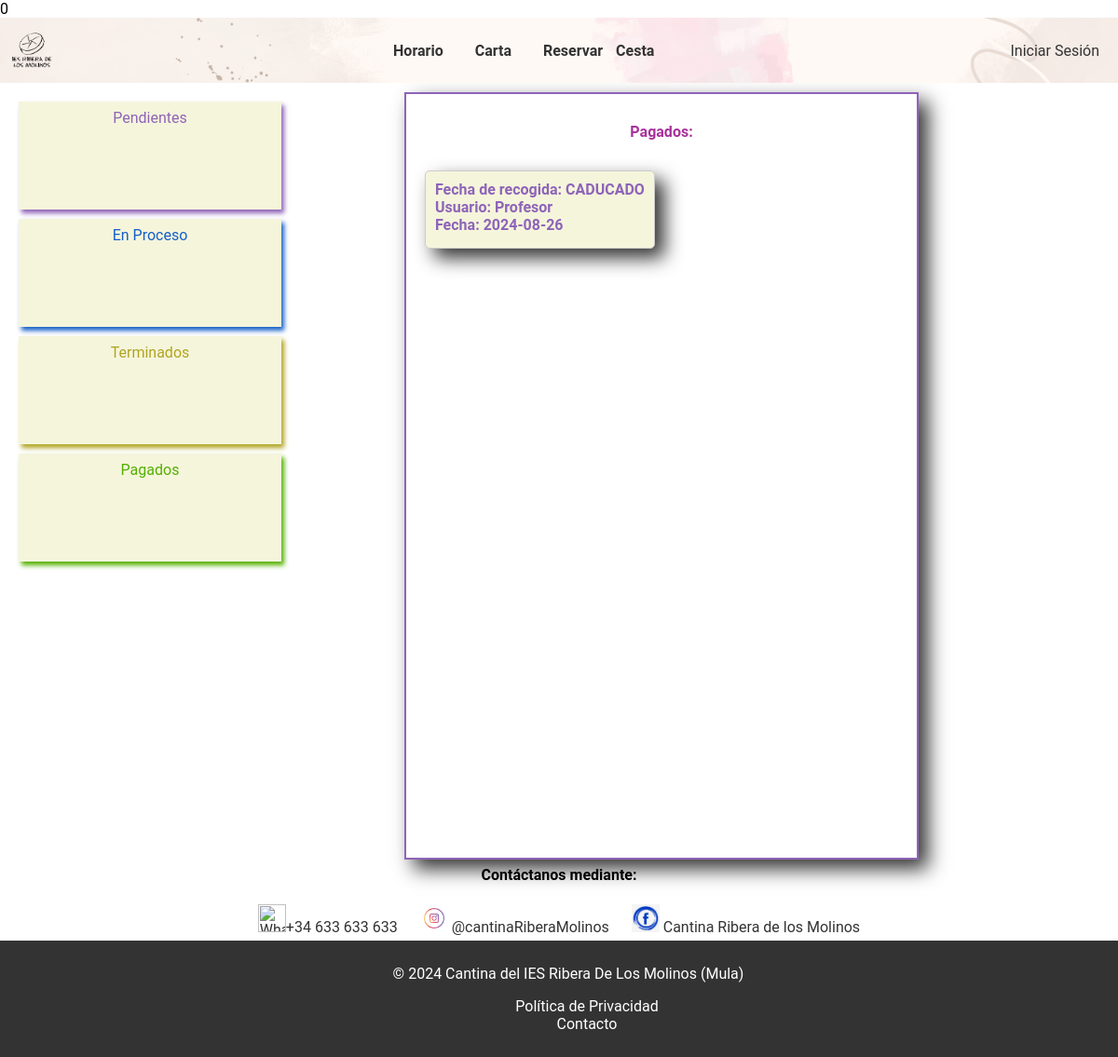
/TFG/trabajador/Pedidos/pagados.php, run on the app's committed database.
### tables this page shows
CREATE TABLE `pedido` (
  `idPedido` int(11) NOT NULL,
  `idUsuario` int(11) NOT NULL,
  `fecha` date NOT NULL,
  `hora` time NOT NULL,
  `fechaRecogida` date DEFAULT NULL,
  `pagado` tinyint(1) NOT NULL,
  `realizado` tinyint(1) NOT NULL,
  `precioPedido` decimal(10,2) NOT NULL,
  `finalizado` tinyint(1) DEFAULT NULL,
  `horaRecogida` varchar(50) DEFAULT NULL,
  `siendoRealizado` tinyint(1) DEFAULT NULL
);

CREATE TABLE `usuario` (
  `idUsuario` int(11) NOT NULL,
  `nombre` varchar(200) NOT NULL,
  `apellidos` varchar(200) NOT NULL,
  `correo` varchar(200) NOT NULL,
  `contrasena` varchar(64) NOT NULL,
  `telefono` int(11) NOT NULL,
  `tipo` varchar(10) NOT NULL
);

### TFG/db/bd.inc.php (called while the page is built, shortened)
<?php
function conectar() {
    try {
        $host = "localhost";
        $basedatos = "tfg";
        $usuario = "root";
        $password = "";
        return new PDO("mysql:host=$host;dbname=$basedatos", $usuario, $password);
    } catch (PDOException $e) {
        echo $e->getMessage();
    }
}
function obtenerNombreUsuario($idUsuario) {
    $conexion = conectar();
    $sql = $conexion->prepare("SELECT nombre FROM usuario WHERE idUsuario=:idUsuario");
    $sql->bindParam(':idUsuario', $idUsuario);
    $sql->execute();
    $sql->setFetchMode(PDO::FETCH_ASSOC);
    $resultado = $sql->fetch();
    return $resultado['nombre'];
}
function obtenerPedido($idPedido) {
    $conexion = conectar();
    $sql = $conexion->prepare("SELECT * FROM `pedido` WHERE `idPedido`=:idPedido");
    $sql->bindParam(':idPedido', $idPedido);
    $sql->execute();
    $sql->setFetchMode(PDO::FETCH_ASSOC);
    return $sql->fetch();
}
function obtenerIdsPedidoPagado() {
    $conexion = conectar();
    $sql = $conexion->prepare("SELECT idPedido FROM pedido WHERE pagado = 1");
    $sql->execute();
    $sql->setFetchMode(PDO::FETCH_ASSOC);
    return $sql->fetchAll(PDO::FETCH_COLUMN);
}

### TFG/trabajador/Pedidos/pagados.php (the view, shortened to what this page needs)
<link rel="stylesheet" href="/TFG-MAIN/TFG/CSS/pedidos.css">
0<link rel="stylesheet" href="/TFG-MAIN/TFG/CSS/footer.css">
<link rel="stylesheet" href="/TFG-MAIN/TFG/CSS/header.css">
<?php
include("../../includes/header.php");
include '../../db/bd.inc.php';
echo '<div class="contenedor">';
echo '<div class="menu-vertical">';
echo '<a href="/TFG-MAIN/TFG/trabajador/pedidos/pendientes.php" class="boxP">Pendientes</a>';
echo '<a href="/TFG-MAIN/TFG/trabajador/pedidos/proceso.php" class="boxEP">En Proceso</a>';
echo '<a href="/TFG-MAIN/TFG/trabajador/pedidos/terminados.php" class="boxT">Terminados</a>';
echo '<a href="/TFG-MAIN/TFG/trabajador/pedidos/pagados.php" class="boxPG">Pagados</a>';
echo '</div>';
echo "<div class='contenedor-principal'>";
echo  "<div class='izquierda'>";
echo "<h4 class='dentroCards'>Pagados:</h4>";
$pedidos = obtenerIdsPedidoPagado();
foreach ($pedidos as $idPedido) {
    $detallesPedido = obtenerPedido($idPedido);
    echo "<div class='allPedido' id='pedido-$idPedido'>";
    echo "<div class='card'>";
    echo "<div class='pedido' onclick='toggleDetalles($idPedido)'>";
    $nombreUsuario = obtenerNombreUsuario($detallesPedido["idUsuario"]);
$fechaRecogida = new DateTime($detallesPedido["fechaRecogida"]);
$fechaActual = new DateTime();
$fechaActual->setTime(0, 0, 0);
if ($fechaRecogida == $fechaActual) {
    $mensajeRecogida = "HOY";
} elseif ($fechaRecogida == $fechaActual->modify('+1 day')) {
    $mensajeRecogida = "Mañana";
} elseif ($fechaRecogida < $fechaActual) {
    $mensajeRecogida = "CADUCADO";
} else {
    $mensajeRecogida = $fechaRecogida->format('d/m/Y');
}
    echo "Fecha de recogida: " . $mensajeRecogida . "<br>";
    echo "Usuario: " . $nombreUsuario . "<br>";
    echo "Fecha: " . $detallesPedido["fecha"] . "<br>";
    echo "</div>";
    echo "</div>";
    echo "</div>";
}
echo "</div>";
echo "</div>";
echo "</div>";
include("../../includes/footer.php");
?>

### TFG/CSS/pedidos.css (style rules this page uses)
.boxP, .boxEP, .boxT, .boxPG { display: flex; justify-content: center; align-items: center; width: 250px; height: 100px; background-color: beige; text-align: center; text-decoration: none; margin: 10px; box-shadow: 3px 4px 5px; border: none; transition: transform 0.3s, box-shadow 0.3s; }
.boxP { color: #8e64b8; }
.boxEP { color: #145fc8; }
.boxT { color: #b0a420; }
.boxPG { color: #55b000; }
.allPedido { font-family: 'Roboto', sans-serif; }
.contenedor-principal { width: 98%; gap: 10px; justify-content: center; padding: 10px; height: 100vh; display: flex; flex-wrap: wrap; }
.izquierda, .derecha { float: left; border: solid 2px #8e64b8; padding: 10px; overflow-y: auto; height: 100%; box-shadow: 10px 10px 20px #333; }
.izquierda { width: 55%; }
.dentroCards { font-family: 'Roboto', sans-serif; text-align: center; color: #a8329b; }
.card { border: 1px solid #ccc; border-radius: 5px; padding: 10px; background-color: beige; color: #8e64b8; box-shadow: 10px 10px 20px #333; margin: 10px; float: left; display: flex; flex-direction: column; justify-content: space-between; transition: all 0.3s ease; }
.pedido { font-weight: bold; margin-bottom: 5px; cursor: pointer; }
.contenedor { display: flex; }
.menu-vertical { width: 200px; padding: 10px; }
.contenedor-principal { flex-grow: 1; padding: 10px; }
.menu-vertical a { display: block; padding: 8px 16px; text-decoration: none; }

### data on the page
pedido: fechaRecogida "CADUCADO", idUsuario.nombre "Profesor", fecha "2024-08-26"
